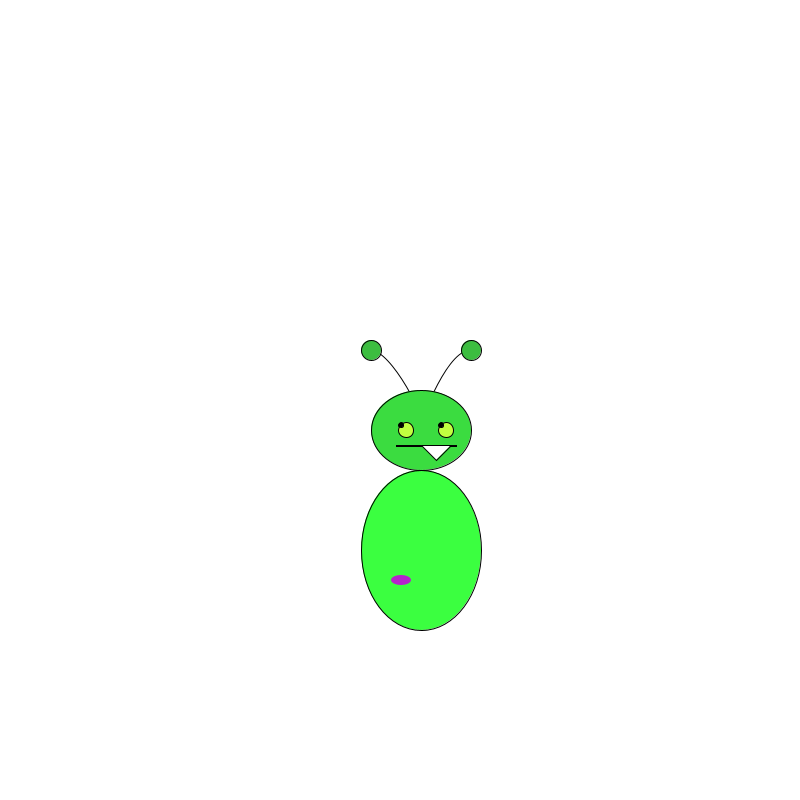
Frame 1 (no input)
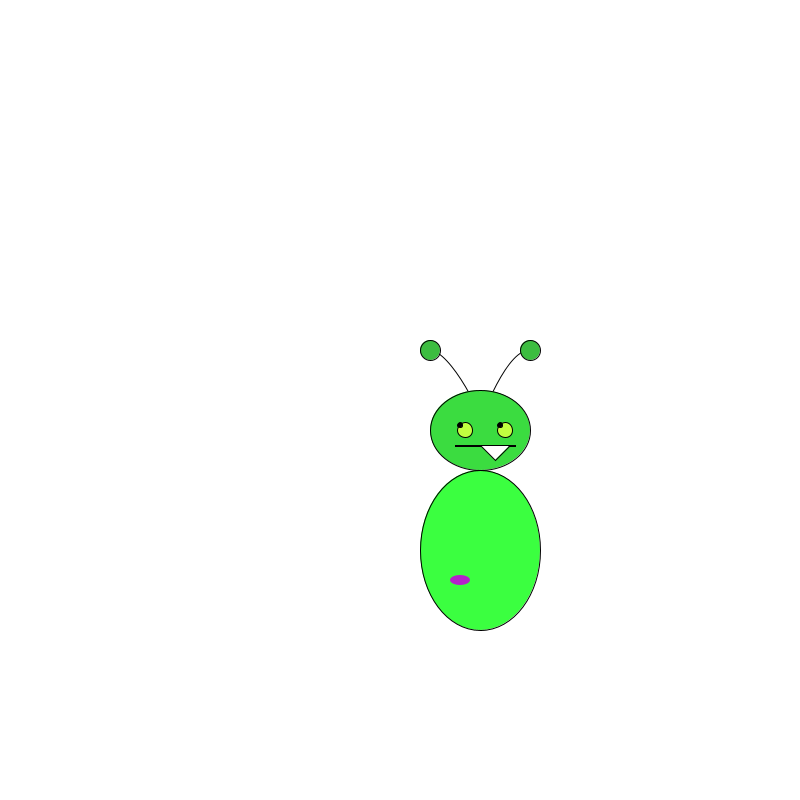
Frame 60 (the mouse pressed at the canvas centre just before this capture)
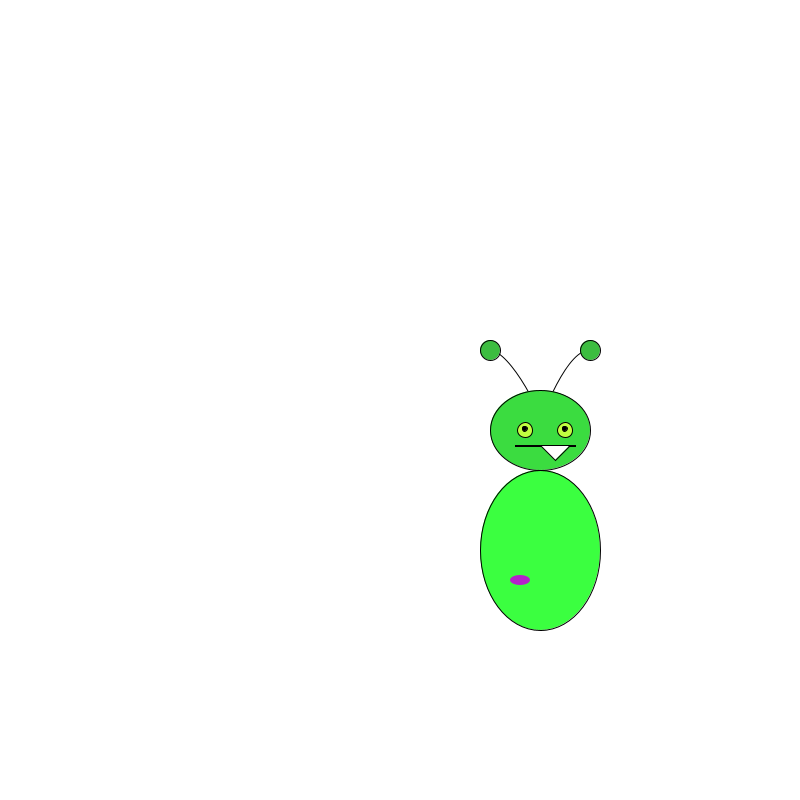
Frame 120 (the mouse held since frame 60 and released just before this capture)

The Processing sketch that drew these frames (run headless with seeded random() and noise(); from frame 60 on, the mouse is pressed at the canvas centre):

// Processing sketch: oopDemoInClass
// ── oopDemoInClass.pde
Monster fred;  // declaring the variable fred as Monster. giving fred a data type
Monster sally;

void setup(){
  size(800, 800);
  background(255);
                         // calling the class constructor
  fred = new Monster(20, 150);  // a new instance of the monster, as fred
  sally = new Monster(200, 50);
  
  fred.display();
  sally.display();
}



void draw(){
  background(255);
  
  fred.move(1, 0);
  fred.update();  // dot synatx is how you execute methods of a class
  fred.display();
  
}
  
// ── Monster.pde
class Monster {
  // global for the class
  int w = 800;
  color wort = color(181, 35, 203);
  float wanderX, wanderY;

  int x, y;

  Monster(int xLoc, int yLoc) {  // values passed in, on construction
    x = xLoc;
    y = yLoc;
  }

  // methods
  
  void display() {
    //Monster Body
    smooth();

    curve(w/2 - 100 + x, w/2-100 + y, w/2 - 50 + x, w/2-200 + y, w/2 + 10 + x, w/2 -100 + y, w/2 -20 + x, w/2 + 20 + y); //left antenna
    curve(w/2 + 120 + x, w/2-80 + y, w/2 + 50 + x, w/2-200 + y, w/2 - 10 + x, w/2 - 100 + y, w/2 -20 + x, w/2 + 40 + y); //right antenna
    fill(59, 275, 64); //darker green
    ellipse(w/2 + x, w/2 + y, 120, 160); //body
    fill(wort); // purple
    noStroke(); 
    ellipse(w/2 - 20 + x, w/2 + 30 + y, 20, 10);  //wart

    // head
    fill(59, 220, 64); // lighter green
    stroke(0); 
    ellipse(w/2 + x, w/2 - 120 + y, 100, 80); //head
    fill(0);
    rect(w/2 - 25 + x, w/2 - 105 + y, 60, 1); //mouth
    fill(255);
    triangle(w/2 + 15 + x, w/2 - 90 + y, w/2 + x, w/2-105 + y, w/2 + 30 + x, w/2 - 105 + y); //tooth
    // eyes
    fill(193, 255, 64); //greenish yellow
    ellipse(w/2 - 15 + x, w/2 - 120 + y, 15, 15); //left eye
    ellipse(w/2 + 25 + x, w/2 - 120 + y, 15, 15); //right eye
    fill(0);
    ellipse(w/2 - 15 + 0 + x + wanderX, w/2 - 120 + 0 + y + wanderY, 5, 5); //left pupil
    ellipse(w/2 + 25 + 0 + x + wanderX, w/2 - 120 + 0 + y + wanderY, 5, 5); //right pupil
    noFill();
    // end eyes
    // rest of head
    fill(60, 189, 64); //lighter green
    ellipse(w/2 - 50 + x, w/2 - 200 + y, 20, 20); // left antenna point
    ellipse(w/2 + 50 + x, w/2 - 200 + y, 20, 20); // right antenna point
    noFill();
  }

  void update() {
    wanderX = map(mouseX, 0, width, -5, 4);
    wanderY = map(mouseX, 0, width, -5, 2);
  }
  
  void move(int valA, int valB){
    x += valA;
    
  }


}
